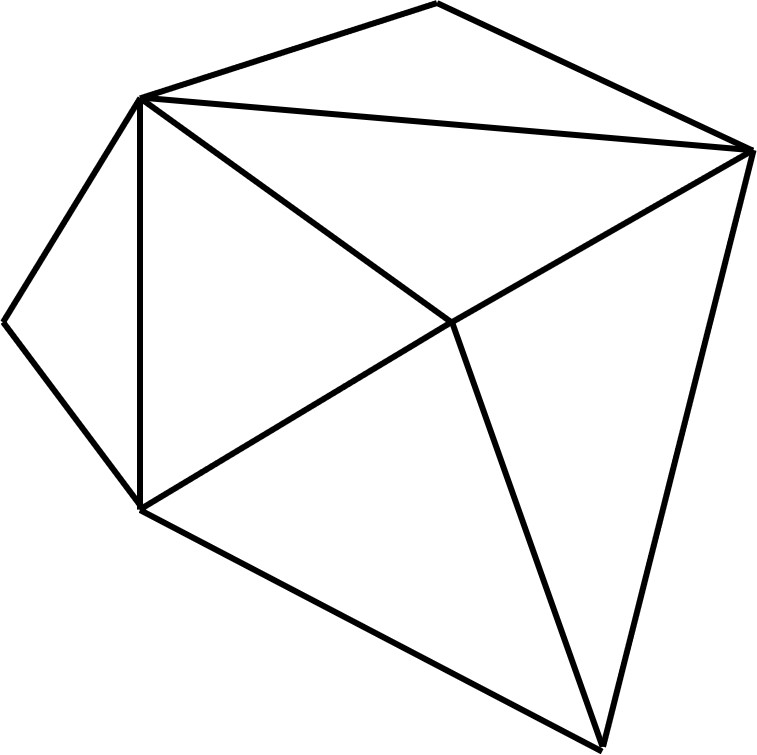
#> input picture opencv_study/7.Harris_Algorithm/original image.jpg, 757 x 755 px
$ python 'Harris角点检测算法.py'
#> lines starting #> are read from the running program, lines starting #| are printed output that depends on the picture; after the words box and inside, x2 and y2 are one past the last pixel; in counts of white or black regions, pixels touching at a corner belong together
#> further down, img is the input picture: shape (755, 757, 3); min 0, max 255, mean 242.1
import cv2 as cv
import numpy as np

#Harris角点检测算法可以进行图像中角点的识别
def Harris_Algorithm(img):
    #1.转换float32的灰度图像
    #cv.cvtColor()可以实现色彩空间转换，cv.COLOR_RGB2GRAY参数可以将图像转换为灰度空间
    gray=cv.cvtColor(img,cv.COLOR_RGB2GRAY)
    gray=np.float32(gray)

    #2.进行Harris角点检测
    '''
    cv.cornerHarris()参数：
    [1]img-数据类型为float32的输入图像
    [2]blockSize-角点检测要考虑的领域大小
    [3]ksize-Sobel求导中使用的窗口大小
    [4]k-角点检测方程中的自由参数，取值参数为[0.04,0.06]
    '''
    dst=cv.cornerHarris(gray,blockSize=10,ksize=3,k=0.04)
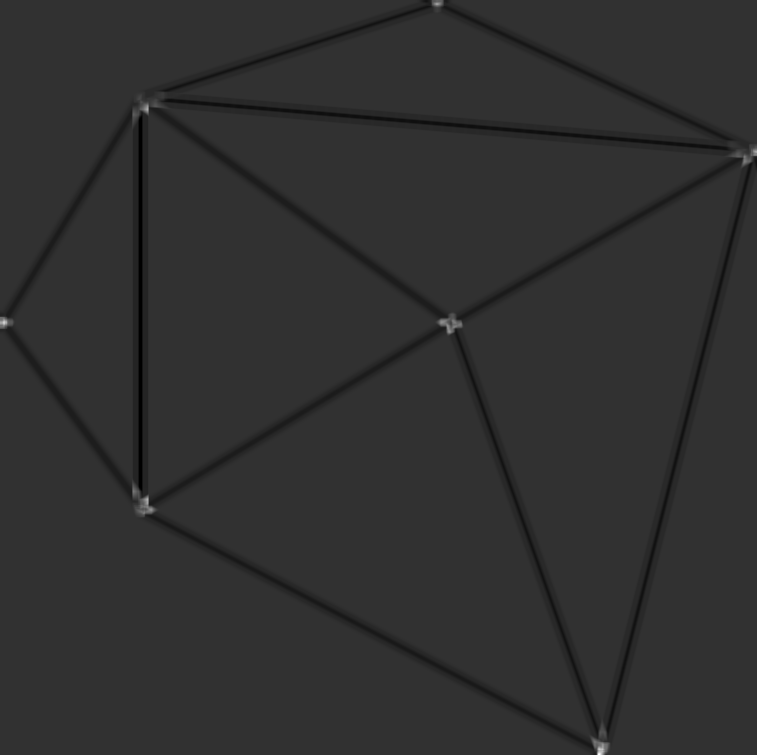
#> dst: shape (755, 757) float32; min -26849806, max 112312976, mean -800675.4; drawn with min black and max white

    #3.增大角点
    #cv.dilate()可以实现图像膨胀，在这里使得角点更大
    dst=cv.dilate(dst,None)

    #4.将角点标记为红色
    #一般与最大值相比，最大值为角点，若大于此值，则认为该点是角点，标记角点为红色
    img[dst>0.01*dst.max()]=[0,0,255]
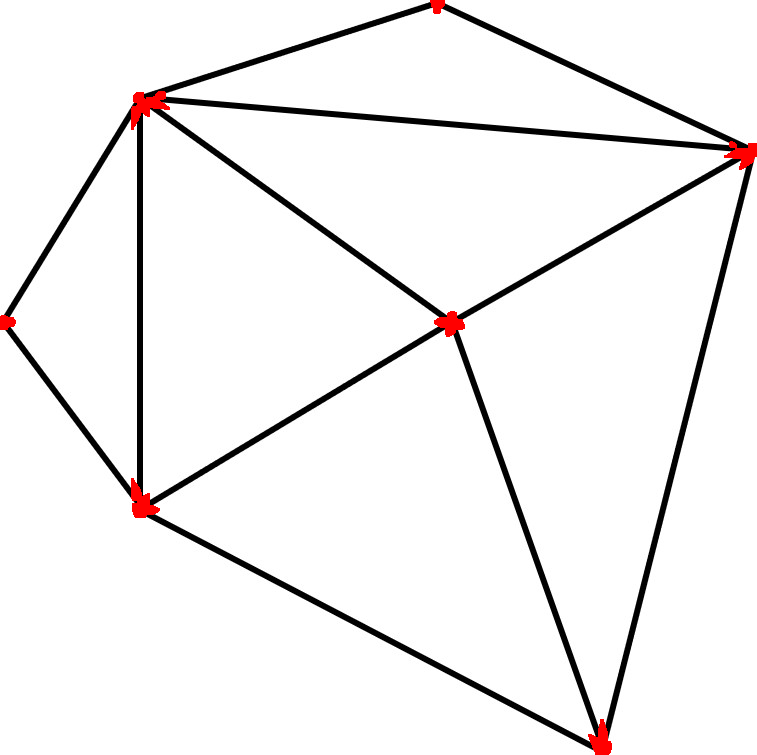
#> img: shape (755, 757, 3); 0.54% of pixels changed, all inside (x1, y1, x2, y2) = (0, 0, 757, 755)
    return img

if __name__ == '__main__':
    #读取图像
    img=cv.imread('original image.jpg')
    #Harris角点检测
    outimg=Harris_Algorithm(img)
    #输出图像
    cv.imwrite('Harris out image.jpg',outimg)
